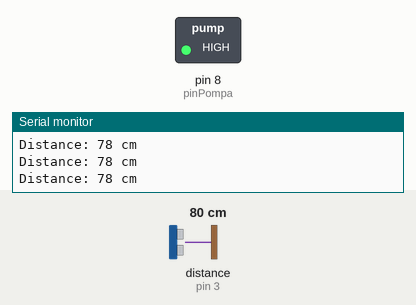
This sketch was run on a simulated Arduino Uno, built with avr-gcc and run on an emulated ATmega328P. Shown: switched loads named in the sketch (green lamp = pin HIGH), the last lines printed to the serial monitor. Wiring (inferred from the names in the program): ultrasonic range finder: trigger pin 5; echo pin 3. Inputs (shaded band) come from the test bench; at power-on: distance to the obstacle (sensor on pin 3) 80 cm. The echo pulse lasts 58.3 µs per cm; pins used as bus, display or sensor lines are not drawn.

Above: at 1.2 s.
1.3 s: distance to the obstacle (sensor on pin 3) set to 23 cm
2.8 s: distance to the obstacle (sensor on pin 3) set to 18 cm
At 3.9 s:
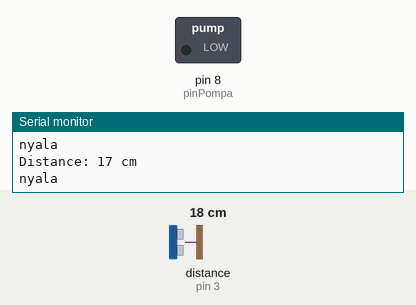
4.3 s: distance to the obstacle (sensor on pin 3) set to 60 cm
At 5.6 s:
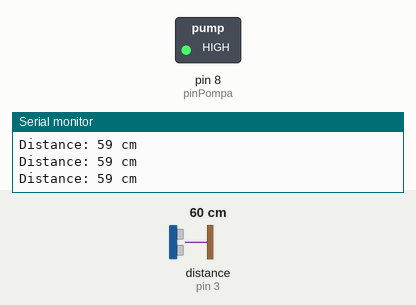
6.3 s: distance to the obstacle (sensor on pin 3) set to 2 cm
At 6.8 s:
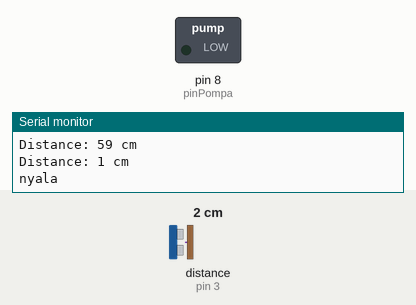
Timing chart, 0 to 8.9 s (numbered marks = the images above; inputs shaded):
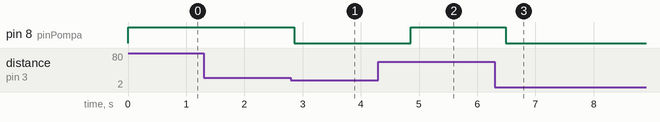

The sketch:

auto_sink.ino
```cpp
int pinPompa = 8;
const int echo = 3;
const int trig = 5;
long duration; // variable for the duration of sound wave travel
int distance; // variable for the distance measurement

void setup() {
pinMode(trig, OUTPUT);
pinMode(echo, INPUT);
pinMode(pinPompa, OUTPUT);
Serial.begin(9600);
}

void loop() {
  bacaPing();
//Serial.println(distance);
 if (distance<20){
    digitalWrite(pinPompa,LOW);
    Serial.println("nyala");
    delay(1000);
  }
 else{
    digitalWrite(pinPompa,HIGH);
    delay(200);
  }
}
void bacaPing(){
  // Clears the trigPin condition
  digitalWrite(trig, LOW);
  delayMicroseconds(2);
  // Sets the trigPin HIGH (ACTIVE) for 10 microseconds
  digitalWrite(trig, HIGH);
  delayMicroseconds(10);
  digitalWrite(trig, LOW);
  // Reads the echoPin, returns the sound wave travel time in microseconds
  duration = pulseIn(echo, HIGH);
  // Calculating the distance
  //sound speed = 340 m/s = 0.034 cm/us
  distance = duration * 0.034 / 2; // Speed of sound wave divided by 2 (go and back)

  // Displays the distance on the Serial Monitor
  Serial.print("Distance: ");
  Serial.print(distance);
  Serial.println(" cm");
  }
```

Measured:
- the behaviour switches between 21 and 20 cm on distance to the obstacle (sensor on pin 3) (found by bisection; images 0 and 1)
- after the input at 2.8 s, pin 8 (pinPompa): HIGH → LOW after 0.05 s
- after the input at 4.3 s, pin 8 (pinPompa): LOW → HIGH after 0.56 s
- after the input at 6.3 s, pin 8 (pinPompa): HIGH → LOW after 0.19 s
